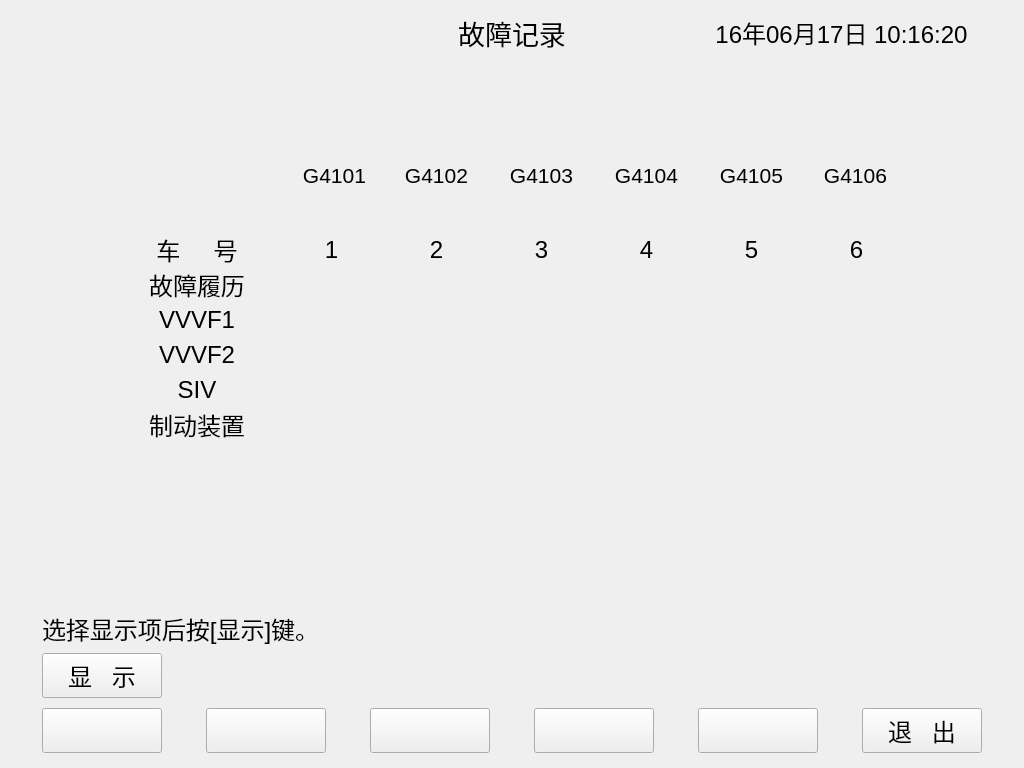
<?xml version="1.0" encoding="UTF-8"?>
<ui version="4.0">
 <class>viewerrlist1</class>
 <widget class="QDialog" name="viewerrlist1">
  <property name="geometry">
   <rect>
    <x>0</x>
    <y>0</y>
    <width>1024</width>
    <height>768</height>
   </rect>
  </property>
  <property name="windowTitle">
   <string>故障记录</string>
  </property>
  <widget class="QLabel" name="carimagelabel6">
   <property name="geometry">
    <rect>
     <x>804</x>
     <y>150</y>
     <width>105</width>
     <height>80</height>
    </rect>
   </property>
   <property name="text">
    <string/>
   </property>
  </widget>
  <widget class="MyLabel" name="labelinfo_5_3">
   <property name="geometry">
    <rect>
     <x>384</x>
     <y>372</y>
     <width>105</width>
     <height>35</height>
    </rect>
   </property>
   <property name="font">
    <font>
     <pointsize>18</pointsize>
    </font>
   </property>
   <property name="text">
    <string/>
   </property>
   <property name="alignment">
    <set>Qt::AlignCenter</set>
   </property>
  </widget>
  <widget class="QLabel" name="title">
   <property name="geometry">
    <rect>
     <x>10</x>
     <y>10</y>
     <width>345</width>
     <height>45</height>
    </rect>
   </property>
   <property name="sizePolicy">
    <sizepolicy hsizetype="Expanding" vsizetype="Expanding">
     <horstretch>0</horstretch>
     <verstretch>0</verstretch>
    </sizepolicy>
   </property>
   <property name="font">
    <font>
     <pointsize>18</pointsize>
    </font>
   </property>
   <property name="text">
    <string/>
   </property>
  </widget>
  <widget class="MyLabel" name="labelinfo_4_4">
   <property name="geometry">
    <rect>
     <x>489</x>
     <y>337</y>
     <width>105</width>
     <height>35</height>
    </rect>
   </property>
   <property name="font">
    <font>
     <pointsize>18</pointsize>
    </font>
   </property>
   <property name="text">
    <string/>
   </property>
   <property name="alignment">
    <set>Qt::AlignCenter</set>
   </property>
  </widget>
  <widget class="QLabel" name="labelinfo_5_1">
   <property name="geometry">
    <rect>
     <x>115</x>
     <y>372</y>
     <width>164</width>
     <height>35</height>
    </rect>
   </property>
   <property name="font">
    <font>
     <pointsize>18</pointsize>
    </font>
   </property>
   <property name="text">
    <string>SIV</string>
   </property>
   <property name="alignment">
    <set>Qt::AlignCenter</set>
   </property>
  </widget>
  <widget class="QLabel" name="carimagelabel3">
   <property name="geometry">
    <rect>
     <x>489</x>
     <y>150</y>
     <width>105</width>
     <height>80</height>
    </rect>
   </property>
   <property name="text">
    <string/>
   </property>
  </widget>
  <widget class="MyLabel" name="labelinfo_5_2">
   <property name="geometry">
    <rect>
     <x>279</x>
     <y>372</y>
     <width>105</width>
     <height>35</height>
    </rect>
   </property>
   <property name="font">
    <font>
     <pointsize>18</pointsize>
    </font>
   </property>
   <property name="text">
    <string/>
   </property>
   <property name="alignment">
    <set>Qt::AlignCenter</set>
   </property>
  </widget>
  <widget class="QLabel" name="labelinfo_1_6">
   <property name="geometry">
    <rect>
     <x>699</x>
     <y>232</y>
     <width>105</width>
     <height>35</height>
    </rect>
   </property>
   <property name="font">
    <font>
     <pointsize>18</pointsize>
    </font>
   </property>
   <property name="text">
    <string>5</string>
   </property>
   <property name="alignment">
    <set>Qt::AlignCenter</set>
   </property>
  </widget>
  <widget class="QLabel" name="carlabel3">
   <property name="geometry">
    <rect>
     <x>501</x>
     <y>163</y>
     <width>81</width>
     <height>25</height>
    </rect>
   </property>
   <property name="font">
    <font>
     <pointsize>16</pointsize>
    </font>
   </property>
   <property name="text">
    <string>G4103</string>
   </property>
   <property name="alignment">
    <set>Qt::AlignCenter</set>
   </property>
  </widget>
  <widget class="MyLabel" name="labelinfo_3_6">
   <property name="geometry">
    <rect>
     <x>699</x>
     <y>302</y>
     <width>105</width>
     <height>35</height>
    </rect>
   </property>
   <property name="font">
    <font>
     <pointsize>18</pointsize>
    </font>
   </property>
   <property name="text">
    <string/>
   </property>
   <property name="alignment">
    <set>Qt::AlignCenter</set>
   </property>
  </widget>
  <widget class="MyLabel" name="labelinfo_5_6">
   <property name="geometry">
    <rect>
     <x>699</x>
     <y>372</y>
     <width>105</width>
     <height>35</height>
    </rect>
   </property>
   <property name="font">
    <font>
     <pointsize>18</pointsize>
    </font>
   </property>
   <property name="text">
    <string/>
   </property>
   <property name="alignment">
    <set>Qt::AlignCenter</set>
   </property>
  </widget>
  <widget class="QPushButton" name="buttonquit">
   <property name="geometry">
    <rect>
     <x>862</x>
     <y>708</y>
     <width>120</width>
     <height>45</height>
    </rect>
   </property>
   <property name="font">
    <font>
     <pointsize>18</pointsize>
    </font>
   </property>
   <property name="focusPolicy">
    <enum>Qt::NoFocus</enum>
   </property>
   <property name="text">
    <string>退   出</string>
   </property>
  </widget>
  <widget class="QLabel" name="labelinfo_1_7">
   <property name="geometry">
    <rect>
     <x>804</x>
     <y>232</y>
     <width>105</width>
     <height>35</height>
    </rect>
   </property>
   <property name="font">
    <font>
     <pointsize>18</pointsize>
    </font>
   </property>
   <property name="text">
    <string>6</string>
   </property>
   <property name="alignment">
    <set>Qt::AlignCenter</set>
   </property>
  </widget>
  <widget class="QLabel" name="title_3">
   <property name="geometry">
    <rect>
     <x>669</x>
     <y>10</y>
     <width>345</width>
     <height>45</height>
    </rect>
   </property>
   <property name="sizePolicy">
    <sizepolicy hsizetype="Expanding" vsizetype="Expanding">
     <horstretch>0</horstretch>
     <verstretch>0</verstretch>
    </sizepolicy>
   </property>
   <property name="font">
    <font>
     <pointsize>18</pointsize>
    </font>
   </property>
   <property name="text">
    <string>16年06月17日 10:16:20</string>
   </property>
   <property name="alignment">
    <set>Qt::AlignCenter</set>
   </property>
  </widget>
  <widget class="MyLabel" name="labelinfo_3_5">
   <property name="geometry">
    <rect>
     <x>594</x>
     <y>302</y>
     <width>105</width>
     <height>35</height>
    </rect>
   </property>
   <property name="font">
    <font>
     <pointsize>18</pointsize>
    </font>
   </property>
   <property name="text">
    <string/>
   </property>
   <property name="alignment">
    <set>Qt::AlignCenter</set>
   </property>
  </widget>
  <widget class="QLabel" name="labelmessage">
   <property name="geometry">
    <rect>
     <x>42</x>
     <y>608</y>
     <width>721</width>
     <height>40</height>
    </rect>
   </property>
   <property name="font">
    <font>
     <pointsize>18</pointsize>
    </font>
   </property>
   <property name="text">
    <string>选择显示项后按[显示]键。</string>
   </property>
   <property name="alignment">
    <set>Qt::AlignLeading|Qt::AlignLeft|Qt::AlignVCenter</set>
   </property>
  </widget>
  <widget class="QPushButton" name="buttontemp0">
   <property name="geometry">
    <rect>
     <x>42</x>
     <y>708</y>
     <width>120</width>
     <height>45</height>
    </rect>
   </property>
   <property name="font">
    <font>
     <pointsize>18</pointsize>
    </font>
   </property>
   <property name="focusPolicy">
    <enum>Qt::NoFocus</enum>
   </property>
   <property name="text">
    <string/>
   </property>
  </widget>
  <widget class="QLabel" name="labelinfo_1_4">
   <property name="geometry">
    <rect>
     <x>489</x>
     <y>232</y>
     <width>105</width>
     <height>35</height>
    </rect>
   </property>
   <property name="font">
    <font>
     <pointsize>18</pointsize>
    </font>
   </property>
   <property name="text">
    <string>3</string>
   </property>
   <property name="alignment">
    <set>Qt::AlignCenter</set>
   </property>
  </widget>
  <widget class="MyLabel" name="labelinfo_2_3">
   <property name="geometry">
    <rect>
     <x>384</x>
     <y>267</y>
     <width>105</width>
     <height>35</height>
    </rect>
   </property>
   <property name="font">
    <font>
     <pointsize>18</pointsize>
    </font>
   </property>
   <property name="text">
    <string/>
   </property>
   <property name="alignment">
    <set>Qt::AlignCenter</set>
   </property>
  </widget>
  <widget class="MyLabel" name="labelinfo_4_6">
   <property name="geometry">
    <rect>
     <x>699</x>
     <y>337</y>
     <width>105</width>
     <height>35</height>
    </rect>
   </property>
   <property name="font">
    <font>
     <pointsize>18</pointsize>
    </font>
   </property>
   <property name="text">
    <string/>
   </property>
   <property name="alignment">
    <set>Qt::AlignCenter</set>
   </property>
  </widget>
  <widget class="QPushButton" name="buttontemp4">
   <property name="geometry">
    <rect>
     <x>698</x>
     <y>708</y>
     <width>120</width>
     <height>45</height>
    </rect>
   </property>
   <property name="font">
    <font>
     <pointsize>18</pointsize>
    </font>
   </property>
   <property name="focusPolicy">
    <enum>Qt::NoFocus</enum>
   </property>
   <property name="text">
    <string/>
   </property>
  </widget>
  <widget class="QLabel" name="labelinfo_1_2">
   <property name="geometry">
    <rect>
     <x>279</x>
     <y>232</y>
     <width>105</width>
     <height>35</height>
    </rect>
   </property>
   <property name="font">
    <font>
     <pointsize>18</pointsize>
    </font>
   </property>
   <property name="text">
    <string>1</string>
   </property>
   <property name="alignment">
    <set>Qt::AlignCenter</set>
   </property>
  </widget>
  <widget class="QLabel" name="labelinfo_4_1">
   <property name="geometry">
    <rect>
     <x>115</x>
     <y>337</y>
     <width>164</width>
     <height>35</height>
    </rect>
   </property>
   <property name="font">
    <font>
     <pointsize>18</pointsize>
    </font>
   </property>
   <property name="text">
    <string>VVVF2</string>
   </property>
   <property name="alignment">
    <set>Qt::AlignCenter</set>
   </property>
  </widget>
  <widget class="QPushButton" name="buttontemp2">
   <property name="geometry">
    <rect>
     <x>370</x>
     <y>708</y>
     <width>120</width>
     <height>45</height>
    </rect>
   </property>
   <property name="font">
    <font>
     <pointsize>18</pointsize>
    </font>
   </property>
   <property name="focusPolicy">
    <enum>Qt::NoFocus</enum>
   </property>
   <property name="text">
    <string/>
   </property>
  </widget>
  <widget class="QLabel" name="carlabel6">
   <property name="geometry">
    <rect>
     <x>816</x>
     <y>163</y>
     <width>79</width>
     <height>25</height>
    </rect>
   </property>
   <property name="font">
    <font>
     <pointsize>16</pointsize>
    </font>
   </property>
   <property name="text">
    <string>G4106</string>
   </property>
   <property name="alignment">
    <set>Qt::AlignCenter</set>
   </property>
  </widget>
  <widget class="QLabel" name="labelinfo_1_5">
   <property name="geometry">
    <rect>
     <x>594</x>
     <y>232</y>
     <width>105</width>
     <height>35</height>
    </rect>
   </property>
   <property name="font">
    <font>
     <pointsize>18</pointsize>
    </font>
   </property>
   <property name="text">
    <string>4</string>
   </property>
   <property name="alignment">
    <set>Qt::AlignCenter</set>
   </property>
  </widget>
  <widget class="QPushButton" name="buttontemp1">
   <property name="geometry">
    <rect>
     <x>206</x>
     <y>708</y>
     <width>120</width>
     <height>45</height>
    </rect>
   </property>
   <property name="font">
    <font>
     <pointsize>18</pointsize>
    </font>
   </property>
   <property name="focusPolicy">
    <enum>Qt::NoFocus</enum>
   </property>
   <property name="text">
    <string/>
   </property>
  </widget>
  <widget class="QLabel" name="carimagelabel2">
   <property name="geometry">
    <rect>
     <x>384</x>
     <y>150</y>
     <width>105</width>
     <height>80</height>
    </rect>
   </property>
   <property name="text">
    <string/>
   </property>
  </widget>
  <widget class="MyLabel" name="labelinfo_3_2">
   <property name="geometry">
    <rect>
     <x>279</x>
     <y>302</y>
     <width>105</width>
     <height>35</height>
    </rect>
   </property>
   <property name="font">
    <font>
     <pointsize>18</pointsize>
    </font>
   </property>
   <property name="text">
    <string/>
   </property>
   <property name="alignment">
    <set>Qt::AlignCenter</set>
   </property>
  </widget>
  <widget class="MyLabel" name="labelinfo_5_4">
   <property name="geometry">
    <rect>
     <x>489</x>
     <y>372</y>
     <width>105</width>
     <height>35</height>
    </rect>
   </property>
   <property name="font">
    <font>
     <pointsize>18</pointsize>
    </font>
   </property>
   <property name="text">
    <string/>
   </property>
   <property name="alignment">
    <set>Qt::AlignCenter</set>
   </property>
  </widget>
  <widget class="MyLabel" name="labelinfo_2_7">
   <property name="geometry">
    <rect>
     <x>804</x>
     <y>267</y>
     <width>105</width>
     <height>35</height>
    </rect>
   </property>
   <property name="font">
    <font>
     <pointsize>18</pointsize>
    </font>
   </property>
   <property name="text">
    <string/>
   </property>
   <property name="alignment">
    <set>Qt::AlignCenter</set>
   </property>
  </widget>
  <widget class="QLabel" name="carimagelabel5">
   <property name="geometry">
    <rect>
     <x>699</x>
     <y>150</y>
     <width>105</width>
     <height>80</height>
    </rect>
   </property>
   <property name="text">
    <string/>
   </property>
  </widget>
  <widget class="QLabel" name="labelinfo_1_3">
   <property name="geometry">
    <rect>
     <x>384</x>
     <y>232</y>
     <width>105</width>
     <height>35</height>
    </rect>
   </property>
   <property name="font">
    <font>
     <pointsize>18</pointsize>
    </font>
   </property>
   <property name="text">
    <string>2</string>
   </property>
   <property name="alignment">
    <set>Qt::AlignCenter</set>
   </property>
  </widget>
  <widget class="MyLabel" name="labelinfo_2_5">
   <property name="geometry">
    <rect>
     <x>594</x>
     <y>267</y>
     <width>105</width>
     <height>35</height>
    </rect>
   </property>
   <property name="font">
    <font>
     <pointsize>18</pointsize>
    </font>
   </property>
   <property name="text">
    <string/>
   </property>
   <property name="alignment">
    <set>Qt::AlignCenter</set>
   </property>
  </widget>
  <widget class="QLabel" name="carlabel1">
   <property name="geometry">
    <rect>
     <x>295</x>
     <y>163</y>
     <width>79</width>
     <height>25</height>
    </rect>
   </property>
   <property name="font">
    <font>
     <pointsize>16</pointsize>
    </font>
   </property>
   <property name="text">
    <string>G4101</string>
   </property>
   <property name="alignment">
    <set>Qt::AlignCenter</set>
   </property>
  </widget>
  <widget class="MyLabel" name="labelinfo_5_7">
   <property name="geometry">
    <rect>
     <x>804</x>
     <y>372</y>
     <width>105</width>
     <height>35</height>
    </rect>
   </property>
   <property name="font">
    <font>
     <pointsize>18</pointsize>
    </font>
   </property>
   <property name="text">
    <string/>
   </property>
   <property name="alignment">
    <set>Qt::AlignCenter</set>
   </property>
  </widget>
  <widget class="QLabel" name="title_2">
   <property name="geometry">
    <rect>
     <x>355</x>
     <y>10</y>
     <width>314</width>
     <height>45</height>
    </rect>
   </property>
   <property name="sizePolicy">
    <sizepolicy hsizetype="Expanding" vsizetype="Expanding">
     <horstretch>0</horstretch>
     <verstretch>0</verstretch>
    </sizepolicy>
   </property>
   <property name="font">
    <font>
     <pointsize>20</pointsize>
    </font>
   </property>
   <property name="text">
    <string>故障记录</string>
   </property>
   <property name="alignment">
    <set>Qt::AlignCenter</set>
   </property>
  </widget>
  <widget class="MyLabel" name="labelinfo_2_2">
   <property name="geometry">
    <rect>
     <x>279</x>
     <y>267</y>
     <width>105</width>
     <height>35</height>
    </rect>
   </property>
   <property name="font">
    <font>
     <pointsize>18</pointsize>
    </font>
   </property>
   <property name="text">
    <string/>
   </property>
   <property name="alignment">
    <set>Qt::AlignCenter</set>
   </property>
  </widget>
  <widget class="QLabel" name="carlabel5">
   <property name="geometry">
    <rect>
     <x>711</x>
     <y>163</y>
     <width>81</width>
     <height>25</height>
    </rect>
   </property>
   <property name="font">
    <font>
     <pointsize>16</pointsize>
    </font>
   </property>
   <property name="text">
    <string>G4105</string>
   </property>
   <property name="alignment">
    <set>Qt::AlignCenter</set>
   </property>
  </widget>
  <widget class="MyLabel" name="labelinfo_3_7">
   <property name="geometry">
    <rect>
     <x>804</x>
     <y>302</y>
     <width>105</width>
     <height>35</height>
    </rect>
   </property>
   <property name="font">
    <font>
     <pointsize>18</pointsize>
    </font>
   </property>
   <property name="text">
    <string/>
   </property>
   <property name="alignment">
    <set>Qt::AlignCenter</set>
   </property>
  </widget>
  <widget class="MyLabel" name="labelinfo_4_2">
   <property name="geometry">
    <rect>
     <x>279</x>
     <y>337</y>
     <width>105</width>
     <height>35</height>
    </rect>
   </property>
   <property name="font">
    <font>
     <pointsize>18</pointsize>
    </font>
   </property>
   <property name="text">
    <string/>
   </property>
   <property name="alignment">
    <set>Qt::AlignCenter</set>
   </property>
  </widget>
  <widget class="QLabel" name="labelinfo_2_1">
   <property name="geometry">
    <rect>
     <x>115</x>
     <y>267</y>
     <width>164</width>
     <height>35</height>
    </rect>
   </property>
   <property name="font">
    <font>
     <pointsize>18</pointsize>
    </font>
   </property>
   <property name="text">
    <string>故障履历</string>
   </property>
   <property name="alignment">
    <set>Qt::AlignCenter</set>
   </property>
  </widget>
  <widget class="MyLabel" name="labelinfo_4_3">
   <property name="geometry">
    <rect>
     <x>384</x>
     <y>337</y>
     <width>105</width>
     <height>35</height>
    </rect>
   </property>
   <property name="font">
    <font>
     <pointsize>18</pointsize>
    </font>
   </property>
   <property name="text">
    <string/>
   </property>
   <property name="alignment">
    <set>Qt::AlignCenter</set>
   </property>
  </widget>
  <widget class="QLabel" name="carimagelabel4">
   <property name="geometry">
    <rect>
     <x>594</x>
     <y>150</y>
     <width>105</width>
     <height>80</height>
    </rect>
   </property>
   <property name="text">
    <string/>
   </property>
  </widget>
  <widget class="QLabel" name="labelbuttonarea">
   <property name="geometry">
    <rect>
     <x>10</x>
     <y>703</y>
     <width>1004</width>
     <height>55</height>
    </rect>
   </property>
   <property name="text">
    <string/>
   </property>
  </widget>
  <widget class="MyLabel" name="labelinfo_2_4">
   <property name="geometry">
    <rect>
     <x>489</x>
     <y>267</y>
     <width>105</width>
     <height>35</height>
    </rect>
   </property>
   <property name="font">
    <font>
     <pointsize>18</pointsize>
    </font>
   </property>
   <property name="text">
    <string/>
   </property>
   <property name="alignment">
    <set>Qt::AlignCenter</set>
   </property>
  </widget>
  <widget class="QLabel" name="labelinfo_3_1">
   <property name="geometry">
    <rect>
     <x>115</x>
     <y>302</y>
     <width>164</width>
     <height>35</height>
    </rect>
   </property>
   <property name="font">
    <font>
     <pointsize>18</pointsize>
    </font>
   </property>
   <property name="text">
    <string>VVVF1</string>
   </property>
   <property name="alignment">
    <set>Qt::AlignCenter</set>
   </property>
  </widget>
  <widget class="QLabel" name="carlabel2">
   <property name="geometry">
    <rect>
     <x>396</x>
     <y>163</y>
     <width>81</width>
     <height>25</height>
    </rect>
   </property>
   <property name="font">
    <font>
     <pointsize>16</pointsize>
    </font>
   </property>
   <property name="text">
    <string>G4102</string>
   </property>
   <property name="alignment">
    <set>Qt::AlignCenter</set>
   </property>
  </widget>
  <widget class="QPushButton" name="buttonshow">
   <property name="geometry">
    <rect>
     <x>42</x>
     <y>653</y>
     <width>120</width>
     <height>45</height>
    </rect>
   </property>
   <property name="font">
    <font>
     <pointsize>18</pointsize>
    </font>
   </property>
   <property name="focusPolicy">
    <enum>Qt::NoFocus</enum>
   </property>
   <property name="text">
    <string>显   示</string>
   </property>
  </widget>
  <widget class="MyLabel" name="labelinfo_4_5">
   <property name="geometry">
    <rect>
     <x>594</x>
     <y>337</y>
     <width>105</width>
     <height>35</height>
    </rect>
   </property>
   <property name="font">
    <font>
     <pointsize>18</pointsize>
    </font>
   </property>
   <property name="text">
    <string/>
   </property>
   <property name="alignment">
    <set>Qt::AlignCenter</set>
   </property>
  </widget>
  <widget class="MyLabel" name="labelinfo_4_7">
   <property name="geometry">
    <rect>
     <x>804</x>
     <y>337</y>
     <width>105</width>
     <height>35</height>
    </rect>
   </property>
   <property name="font">
    <font>
     <pointsize>18</pointsize>
    </font>
   </property>
   <property name="text">
    <string/>
   </property>
   <property name="alignment">
    <set>Qt::AlignCenter</set>
   </property>
  </widget>
  <widget class="MyLabel" name="labelinfo_2_6">
   <property name="geometry">
    <rect>
     <x>699</x>
     <y>267</y>
     <width>105</width>
     <height>35</height>
    </rect>
   </property>
   <property name="font">
    <font>
     <pointsize>18</pointsize>
    </font>
   </property>
   <property name="text">
    <string/>
   </property>
   <property name="alignment">
    <set>Qt::AlignCenter</set>
   </property>
  </widget>
  <widget class="QLabel" name="labelarrow">
   <property name="geometry">
    <rect>
     <x>115</x>
     <y>150</y>
     <width>164</width>
     <height>80</height>
    </rect>
   </property>
   <property name="text">
    <string/>
   </property>
   <property name="alignment">
    <set>Qt::AlignCenter</set>
   </property>
  </widget>
  <widget class="QLabel" name="labelinfo_1_1">
   <property name="geometry">
    <rect>
     <x>115</x>
     <y>232</y>
     <width>164</width>
     <height>35</height>
    </rect>
   </property>
   <property name="font">
    <font>
     <pointsize>18</pointsize>
    </font>
   </property>
   <property name="text">
    <string>车     号</string>
   </property>
   <property name="alignment">
    <set>Qt::AlignCenter</set>
   </property>
  </widget>
  <widget class="QLabel" name="carimagelabel1">
   <property name="geometry">
    <rect>
     <x>279</x>
     <y>150</y>
     <width>105</width>
     <height>80</height>
    </rect>
   </property>
   <property name="text">
    <string/>
   </property>
  </widget>
  <widget class="QPushButton" name="buttontemp3">
   <property name="geometry">
    <rect>
     <x>534</x>
     <y>708</y>
     <width>120</width>
     <height>45</height>
    </rect>
   </property>
   <property name="font">
    <font>
     <pointsize>18</pointsize>
    </font>
   </property>
   <property name="focusPolicy">
    <enum>Qt::NoFocus</enum>
   </property>
   <property name="text">
    <string/>
   </property>
  </widget>
  <widget class="MyLabel" name="labelinfo_5_5">
   <property name="geometry">
    <rect>
     <x>594</x>
     <y>372</y>
     <width>105</width>
     <height>35</height>
    </rect>
   </property>
   <property name="font">
    <font>
     <pointsize>18</pointsize>
    </font>
   </property>
   <property name="text">
    <string/>
   </property>
   <property name="alignment">
    <set>Qt::AlignCenter</set>
   </property>
  </widget>
  <widget class="MyLabel" name="labelinfo_3_3">
   <property name="geometry">
    <rect>
     <x>384</x>
     <y>302</y>
     <width>105</width>
     <height>35</height>
    </rect>
   </property>
   <property name="font">
    <font>
     <pointsize>18</pointsize>
    </font>
   </property>
   <property name="text">
    <string/>
   </property>
   <property name="alignment">
    <set>Qt::AlignCenter</set>
   </property>
  </widget>
  <widget class="MyLabel" name="labelinfo_3_4">
   <property name="geometry">
    <rect>
     <x>489</x>
     <y>302</y>
     <width>105</width>
     <height>35</height>
    </rect>
   </property>
   <property name="font">
    <font>
     <pointsize>18</pointsize>
    </font>
   </property>
   <property name="text">
    <string/>
   </property>
   <property name="alignment">
    <set>Qt::AlignCenter</set>
   </property>
  </widget>
  <widget class="QLabel" name="carlabel4">
   <property name="geometry">
    <rect>
     <x>606</x>
     <y>163</y>
     <width>81</width>
     <height>25</height>
    </rect>
   </property>
   <property name="font">
    <font>
     <pointsize>16</pointsize>
    </font>
   </property>
   <property name="text">
    <string>G4104</string>
   </property>
   <property name="alignment">
    <set>Qt::AlignCenter</set>
   </property>
  </widget>
  <widget class="MyLabel" name="labelinfo_6_7">
   <property name="geometry">
    <rect>
     <x>804</x>
     <y>407</y>
     <width>105</width>
     <height>35</height>
    </rect>
   </property>
   <property name="font">
    <font>
     <pointsize>18</pointsize>
    </font>
   </property>
   <property name="text">
    <string/>
   </property>
   <property name="alignment">
    <set>Qt::AlignCenter</set>
   </property>
  </widget>
  <widget class="MyLabel" name="labelinfo_6_5">
   <property name="geometry">
    <rect>
     <x>594</x>
     <y>407</y>
     <width>105</width>
     <height>35</height>
    </rect>
   </property>
   <property name="font">
    <font>
     <pointsize>18</pointsize>
    </font>
   </property>
   <property name="text">
    <string/>
   </property>
   <property name="alignment">
    <set>Qt::AlignCenter</set>
   </property>
  </widget>
  <widget class="MyLabel" name="labelinfo_6_3">
   <property name="geometry">
    <rect>
     <x>384</x>
     <y>407</y>
     <width>105</width>
     <height>35</height>
    </rect>
   </property>
   <property name="font">
    <font>
     <pointsize>18</pointsize>
    </font>
   </property>
   <property name="text">
    <string/>
   </property>
   <property name="alignment">
    <set>Qt::AlignCenter</set>
   </property>
  </widget>
  <widget class="MyLabel" name="labelinfo_6_6">
   <property name="geometry">
    <rect>
     <x>699</x>
     <y>407</y>
     <width>105</width>
     <height>35</height>
    </rect>
   </property>
   <property name="font">
    <font>
     <pointsize>18</pointsize>
    </font>
   </property>
   <property name="text">
    <string/>
   </property>
   <property name="alignment">
    <set>Qt::AlignCenter</set>
   </property>
  </widget>
  <widget class="QLabel" name="labelinfo_6_1">
   <property name="geometry">
    <rect>
     <x>115</x>
     <y>407</y>
     <width>164</width>
     <height>35</height>
    </rect>
   </property>
   <property name="font">
    <font>
     <pointsize>18</pointsize>
    </font>
   </property>
   <property name="text">
    <string>制动装置</string>
   </property>
   <property name="alignment">
    <set>Qt::AlignCenter</set>
   </property>
  </widget>
  <widget class="MyLabel" name="labelinfo_6_2">
   <property name="geometry">
    <rect>
     <x>279</x>
     <y>407</y>
     <width>105</width>
     <height>35</height>
    </rect>
   </property>
   <property name="font">
    <font>
     <pointsize>18</pointsize>
    </font>
   </property>
   <property name="text">
    <string/>
   </property>
   <property name="alignment">
    <set>Qt::AlignCenter</set>
   </property>
  </widget>
  <widget class="MyLabel" name="labelinfo_6_4">
   <property name="geometry">
    <rect>
     <x>489</x>
     <y>407</y>
     <width>105</width>
     <height>35</height>
    </rect>
   </property>
   <property name="font">
    <font>
     <pointsize>18</pointsize>
    </font>
   </property>
   <property name="text">
    <string/>
   </property>
   <property name="alignment">
    <set>Qt::AlignCenter</set>
   </property>
  </widget>
  <zorder>labelbuttonarea</zorder>
  <zorder>carimagelabel1</zorder>
  <zorder>carimagelabel5</zorder>
  <zorder>carimagelabel6</zorder>
  <zorder>labelarrow</zorder>
  <zorder>carimagelabel2</zorder>
  <zorder>carimagelabel4</zorder>
  <zorder>carimagelabel3</zorder>
  <zorder>labelinfo_5_3</zorder>
  <zorder>title</zorder>
  <zorder>labelinfo_4_4</zorder>
  <zorder>labelinfo_5_1</zorder>
  <zorder>labelinfo_5_2</zorder>
  <zorder>labelinfo_1_6</zorder>
  <zorder>carlabel3</zorder>
  <zorder>labelinfo_3_6</zorder>
  <zorder>labelinfo_5_6</zorder>
  <zorder>buttonquit</zorder>
  <zorder>labelinfo_1_7</zorder>
  <zorder>title_3</zorder>
  <zorder>labelinfo_3_5</zorder>
  <zorder>labelmessage</zorder>
  <zorder>buttontemp0</zorder>
  <zorder>labelinfo_1_4</zorder>
  <zorder>labelinfo_2_3</zorder>
  <zorder>labelinfo_4_6</zorder>
  <zorder>buttontemp4</zorder>
  <zorder>labelinfo_1_2</zorder>
  <zorder>labelinfo_4_1</zorder>
  <zorder>buttontemp2</zorder>
  <zorder>carlabel6</zorder>
  <zorder>labelinfo_1_5</zorder>
  <zorder>buttontemp1</zorder>
  <zorder>labelinfo_3_2</zorder>
  <zorder>labelinfo_5_4</zorder>
  <zorder>labelinfo_2_7</zorder>
  <zorder>labelinfo_1_3</zorder>
  <zorder>labelinfo_2_5</zorder>
  <zorder>carlabel1</zorder>
  <zorder>labelinfo_5_7</zorder>
  <zorder>title_2</zorder>
  <zorder>labelinfo_2_2</zorder>
  <zorder>carlabel5</zorder>
  <zorder>labelinfo_3_7</zorder>
  <zorder>labelinfo_4_2</zorder>
  <zorder>labelinfo_2_1</zorder>
  <zorder>labelinfo_4_3</zorder>
  <zorder>labelinfo_2_4</zorder>
  <zorder>labelinfo_3_1</zorder>
  <zorder>carlabel2</zorder>
  <zorder>buttonshow</zorder>
  <zorder>labelinfo_4_5</zorder>
  <zorder>labelinfo_4_7</zorder>
  <zorder>labelinfo_2_6</zorder>
  <zorder>labelinfo_1_1</zorder>
  <zorder>buttontemp3</zorder>
  <zorder>labelinfo_5_5</zorder>
  <zorder>labelinfo_3_3</zorder>
  <zorder>labelinfo_3_4</zorder>
  <zorder>carlabel4</zorder>
  <zorder>labelinfo_6_7</zorder>
  <zorder>labelinfo_6_5</zorder>
  <zorder>labelinfo_6_3</zorder>
  <zorder>labelinfo_6_6</zorder>
  <zorder>labelinfo_6_1</zorder>
  <zorder>labelinfo_6_2</zorder>
  <zorder>labelinfo_6_4</zorder>
 </widget>
 <customwidgets>
  <customwidget>
   <class>MyLabel</class>
   <extends>QLabel</extends>
   <header>mylabel.h</header>
  </customwidget>
 </customwidgets>
 <resources/>
 <connections/>
</ui>
